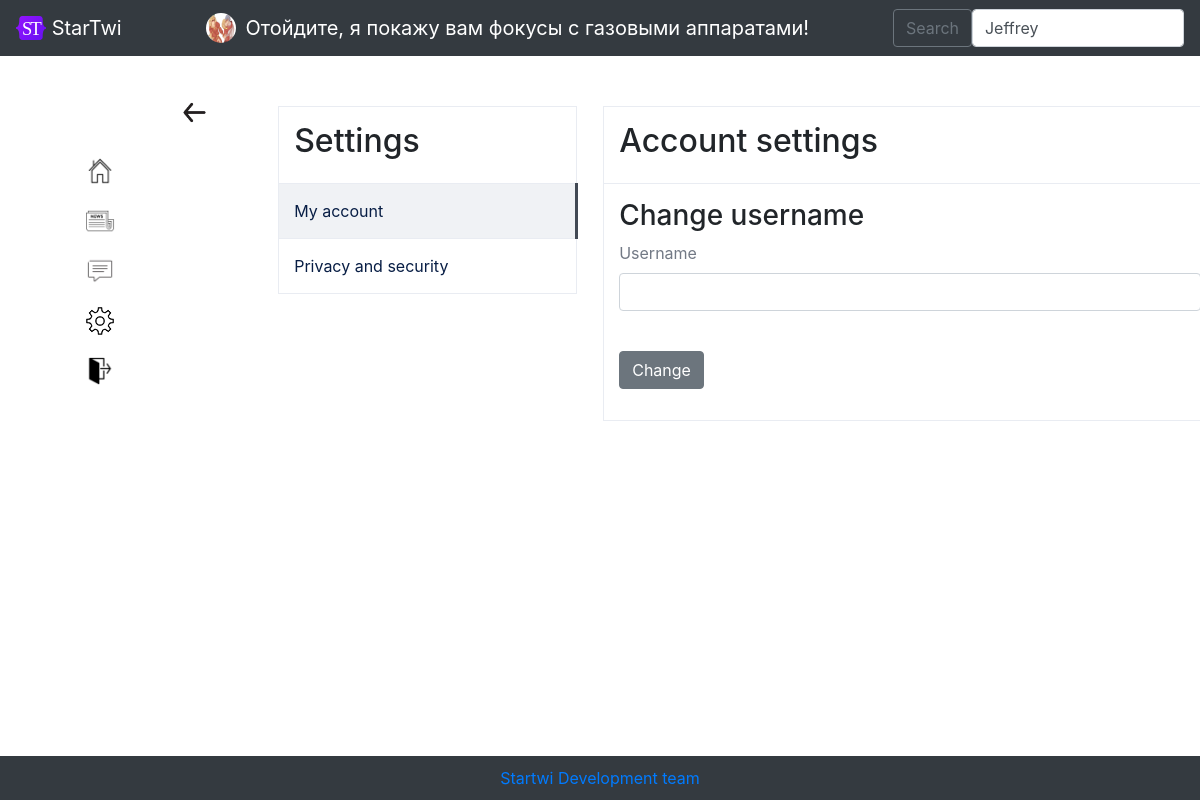
/change_username (signed in), run on the app's committed database.
### data/users.py (models this page shows, shortened)
class User(SqlAlchemyBase, UserMixin):
    __tablename__ = 'users'
    id = sqlalchemy.Column(sqlalchemy.Integer, primary_key=True, autoincrement=True)
    username = sqlalchemy.Column(sqlalchemy.String, unique=True, nullable=True)
    year_of_birth = sqlalchemy.Column(sqlalchemy.Integer, nullable=True)
    month_of_birth = sqlalchemy.Column(sqlalchemy.Integer, nullable=True)
    day_of_birth = sqlalchemy.Column(sqlalchemy.Integer, nullable=True)
    country = sqlalchemy.Column(sqlalchemy.String, nullable=True)
    email = sqlalchemy.Column(sqlalchemy.String, unique=True, nullable=True)
    hashed_password = sqlalchemy.Column(sqlalchemy.String, nullable=True)
    modified_date = sqlalchemy.Column(sqlalchemy.DateTime, default=datetime.datetime.now())
    photo = sqlalchemy.Column(sqlalchemy.String, unique=True, nullable=True)
    about_me = sqlalchemy.Column(sqlalchemy.String, unique=True, nullable=True)
    followers = sqlalchemy.Column(sqlalchemy.String, nullable=True, default=' ')
    following = sqlalchemy.Column(sqlalchemy.String, nullable=True, default=' ')
    restrict = sqlalchemy.Column(sqlalchemy.Boolean, nullable=True, default=False)
    blacklist = sqlalchemy.Column(sqlalchemy.String, nullable=True, default=' ')

### main.py (the view, shortened to what this page needs)
@app.route('/change_username', methods=['GET', 'POST'])
@login_required
def change_username():
    form = ChangeUsernameForm()
    return render_template('changeusername.html', title='Change Username',
                           url_for=url_for, form=form, userlist=get_userlist(),
                           css_file=url_for('static', filename='css/style.css'),
                           params='Account settings'
                           )

### forms/ChangeUsernameForm.py
class ChangeUsernameForm(FlaskForm):
    username = StringField('Username', validators=[DataRequired()])
    submit = SubmitField('Change')

### data/db_session.py (called while the page is built)
def create_session() -> Session:
    global __factory
    return __factory()

### main.py (called while the page is built)
@login_manager.user_loader
def load_user(user_id):
    db_sess = db_session.create_session()
    return db_sess.query(User).get(user_id)

def get_userlist():
    return sorted(db_session.create_session().query(User).filter(User.username != current_user.username),
                  key=lambda x: [0 if str(x.id) in current_user.following.split(', ') else 1,
                                 - len(list(set(current_user.following.split(', ')) & set(
                                     x.following.split(', ')))),
                                 - len(list(set(current_user.followers.split(', ')) & set(
                                     x.followers.split(', ')))),
                                 x.username])

### templates/changeusername.html (shortened to what this page needs)
{% extends "base_logged_in.html" %}
{% block content %}
<a href="/account_settings/{{ current_user.username }}" class="settingsback"><img src="{{ url_for('static', filename='img/back.png') }}" width="33px"></a>
<div class="block">
    <div class="params">
        <table>
        <tr><td><h2 class="">Settings</h2></td></tr>
        {% if params == 'Account settings' %}
            <tr><td class="selected"><a href="/account_settings/{{ current_user.username }}">My account</a></td></tr>
            <tr><td><a href="/privacy_and_security/{{ current_user.username }}">Privacy and security</a></td></tr>
        {% else %}
            <tr><td><a href="/account_settings/{{ current_user.username }}">My account</a></td></tr>
            <tr><td class="selected"><a href="/privacy_and_security/{{ current_user.username }}">Privacy and security</a></td></tr>
        {% endif %}
        </table>
    </div>
    <div class="information">
        <table class="table_information">
            <tr><td><h2 class="">{{ params }}</h2></td></tr>
            <tr><td>
                <h3>Change username</h3>
                <form action="" method="post">
                    <p>
                        {{ form.username.label }}<br>
                        {{ form.username(class="form-control") }}<br>
                    </p>
                    <div class="move">
                    <p>
                        {{ form.submit(type="submit", class="btn btn-secondary") }}</p></div>
                </form>
            </td></tr>
        </table>
    </div>
</div>
{% endblock %}

### templates/base_logged_in.html (shortened to what this page needs)
<!DOCTYPE html>
<html lang="en">
<head>
    <link rel="stylesheet"
          href="https://stackpath.bootstrapcdn.com/bootstrap/4.4.1/css/bootstrap.min.css"
>
    <link href="http://rawgithub.com/indrimuska/jquery-editable-select/master/dist/jquery-editable-select.min.css" rel="stylesheet">
    <link rel="stylesheet" type="text/css" href={{ css_file }}>
</head>
<body>
    <header>
        <nav class="navbar navbar-dark bg-dark">
            <a class="navbar-brand" href="#">
                <img src="/static/img/startwi-logo.svg" alt="" width="30" height="24" class="d-inline-block align-text-top">
                StarTwi
            </a>
            <a href="/account/{{ current_user.username }}" style="text-decoration: none;" class="navbar-brand">
                <img src="{{ url_for('static', filename='img/' + current_user.photo) }}" alt="" width="30" height="30" class="icon" style="margin: 0px; margin-right: 10px;">
                {{ current_user.username }}</a>
            <form class="d-flex" method="post" id="sample_form" name="sample_form">
                <button class="btn btn-outline-secondary" type="submit" name="Save" id="save">Search</button>
                <select name="users" id="users" class="form-control me-2" type="search" placeholder="Search" aria-label="Search">
                    {% for found_user in userlist %}
                        {% if found_user %}
                            <option>{{ found_user.username }}</option>
                        {% endif %}
                    {% endfor %}
               </select>
      </form>
    </nav>
    </header>
    <main role="main" class="container">
        <div style="float:left;">
            <ul style="list-style-type: none;">
                <li><a href="/account/{{ current_user.username }}"><img src="{{ url_for('static', filename='img/home_icon.png') }}" style="width:30px; margin-top:60px;"></a></li>
                <li><a href="/newstape"><img src="{{ url_for('static', filename='img/news_icon.png') }}" style="width:30px; margin-top:20px;"></a></li>
                <li><a href="/chats"><img src="{{ url_for('static', filename='img/messenger_icon.png') }}" style="width:30px; margin-top:20px;"></a></li>
                <li><a href="/account_settings/{{ current_user.username }}"><img src="{{ url_for('static', filename='img/settings.png') }}" style="width:30px; margin-top:20px;"></a></li>
                <li><a href="/logout"><img src="{{ url_for('static', filename='img/exit-icon.png') }}" style="width:30px; margin-top:20px;"></a></li>
            </ul>
        </div>
        <div style="margin-left: 12%">
            {% block content %}{% endblock %}
        </div>
        <br><br><br>
          <div class="footer"><a href="mailto:dashastepanova1901@mail.ru">Startwi Development team</a>
  </div>
    </main>
</body>
</html>

### static/css/style.css (style rules this page uses)
.params { padding-top: 10px; padding-bottom: 10px; padding-left: 10px; float: left; position: absolute; width: 200px; }
.block { margin: 40px; }
.selected { border-right: 3px solid #424954; background: #f0f2f5; }
table { border: 1px solid #e9ecf2; border-radius: 10px; width: 300px; margin-left: 50px; }
.information { margin-left: 325px; padding-top: 10px; padding-bottom: 10px; padding-left: 10px; position: absolute; width: 500px; }
td { padding-top: 15px; padding-bottom: 15px; padding-left: 15px; border-bottom: 1px solid #e9ecf2; }
.icon { width: 30px; border-radius: 30px; float: left; margin: 20px; font-size: 27px; }
.table_information { width: 600px; }
table a, .table_information a { color: #081e45; display: block; height: 100%; }
table p { color: #727985; }
.settingsback { margin-bottom: 0px; float:left; position: absolute; }

### templates/base_logged_in.html (style rules this page uses)
.footer { position: fixed; left: 0; bottom: 0; padding: 10px; background: #343a40; color: #ffffff; width: 100%; text-align: center; }

### data on the page
User: photo (picture), username "Отойдите, я покажу вам фокусы с газовыми аппаратами!"

### other printed values
{{ params }} "Account settings"
form field users "Jeffrey"
